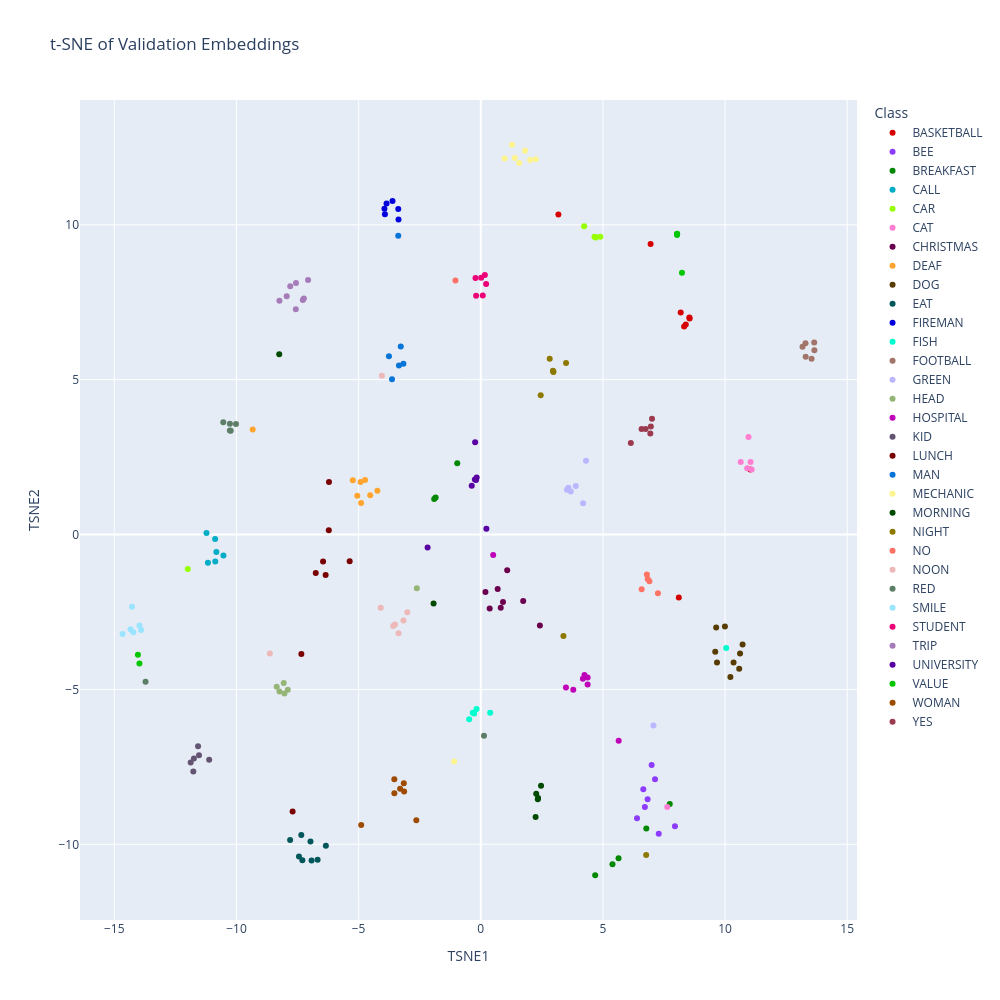

This figure's notebook cell:
### Code cell
embeddings = val["embeddings"]
labels = val["labels"]
id_to_label = val["id_to_label"]

class_names = [id_to_label[label] for label in labels]

tsne = TSNE(
    n_components=2,
    perplexity=30,
    learning_rate="auto",
    init="pca",
    random_state=42
)

embeddings_2d = tsne.fit_transform(embeddings)

df = pd.DataFrame({
    "TSNE1": embeddings_2d[:, 0],
    "TSNE2": embeddings_2d[:, 1],
    "Class": class_names
})

palette_32 = cc.glasbey[:32]

fig = px.scatter(
    df,
    x="TSNE1",
    y="TSNE2",
    color="Class",
    title="t-SNE of Validation Embeddings",
    width=1000,
    height=1000,
    color_discrete_sequence=palette_32
)

fig.show()

### Figure 1 — Plotly figure (JSON) as saved in the notebook; plotly's stock layout.template omitted (floating-point values rounded to 4 significant figures)
{"data": [{"hovertemplate": "Class=BASKETBALL<br>TSNE1=%{x}<br>TSNE2=%{y}<extra></extra>", "legendgroup": "BASKETBALL", "marker": {"color": "#d60000", "symbol": "circle"}, "mode": "markers", "name": "BASKETBALL", "orientation": "v", "showlegend": true, "type": "scatter", "x": [11.04, 3.178, 8.107, 8.539, 8.324, 8.392, 6.952, 8.549, 8.184], "xaxis": "x", "y": [2.097, 10.33, -2.036, 7.006, 6.714, 6.781, 9.38, 6.974, 7.17], "yaxis": "y"}, {"hovertemplate": "Class=BEE<br>TSNE1=%{x}<br>TSNE2=%{y}<extra></extra>", "legendgroup": "BEE", "marker": {"color": "#8c3bff", "symbol": "circle"}, "mode": "markers", "name": "BEE", "orientation": "v", "showlegend": true, "type": "scatter", "x": [7.948, 6.717, 6.395, 6.995, 6.829, 6.653, 7.284, 7.132], "xaxis": "x", "y": [-9.415, -8.796, -9.155, -7.436, -8.545, -8.222, -9.66, -7.901], "yaxis": "y"}, {"hovertemplate": "Class=BREAKFAST<br>TSNE1=%{x}<br>TSNE2=%{y}<extra></extra>", "legendgroup": "BREAKFAST", "marker": {"color": "#018700", "symbol": "circle"}, "mode": "markers", "name": "BREAKFAST", "orientation": "v", "showlegend": true, "type": "scatter", "x": [5.391, -1.906, 7.736, 6.776, 5.639, -0.962, -1.848, 4.684], "xaxis": "x", "y": [-10.64, 1.147, -8.699, -9.487, -10.45, 2.3, 1.192, -11.0], "yaxis": "y"}, {"hovertemplate": "Class=CALL<br>TSNE1=%{x}<br>TSNE2=%{y}<extra></extra>", "legendgroup": "CALL", "marker": {"color": "#00acc6", "symbol": "circle"}, "mode": "markers", "name": "CALL", "orientation": "v", "showlegend": true, "type": "scatter", "x": [-10.87, -10.87, -11.23, -10.82, -10.53, -11.17], "xaxis": "x", "y": [-0.8719, -0.141, 0.05221, -0.5649, -0.6732, -0.9065], "yaxis": "y"}, {"hovertemplate": "Class=CAR<br>TSNE1=%{x}<br>TSNE2=%{y}<extra></extra>", "legendgroup": "CAR", "marker": {"color": "#97ff00", "symbol": "circle"}, "mode": "markers", "name": "CAR", "orientation": "v", "showlegend": true, "type": "scatter", "x": [-11.99, 4.655, 4.231, 4.894, 4.694, 4.707], "xaxis": "x", "y": [-1.113, 9.614, 9.951, 9.614, 9.588, 9.595], "yaxis": "y"}, {"hovertemplate": "Class=CAT<br>TSNE1=%{x}<br>TSNE2=%{y}<extra></extra>", "legendgroup": "CAT", "marker": {"color": "#ff7ed1", "symbol": "circle"}, "mode": "markers", "name": "CAT", "orientation": "v", "showlegend": true, "type": "scatter", "x": [10.96, 7.635, 10.64, 10.91, 11.04, 11.09], "xaxis": "x", "y": [3.152, -8.796, 2.341, 2.143, 2.341, 2.103], "yaxis": "y"}, {"hovertemplate": "Class=CHRISTMAS<br>TSNE1=%{x}<br>TSNE2=%{y}<extra></extra>", "legendgroup": "CHRISTMAS", "marker": {"color": "#6b004f", "symbol": "circle"}, "mode": "markers", "name": "CHRISTMAS", "orientation": "v", "showlegend": true, "type": "scatter", "x": [0.8176, 0.1917, 1.082, 0.3657, 1.737, 0.6925, 2.419, 0.91], "xaxis": "x", "y": [-2.361, -1.859, -1.151, -2.386, -2.149, -1.759, -2.933, -2.174], "yaxis": "y"}, {"hovertemplate": "Class=DEAF<br>TSNE1=%{x}<br>TSNE2=%{y}<extra></extra>", "legendgroup": "DEAF", "marker": {"color": "#ffa52f", "symbol": "circle"}, "mode": "markers", "name": "DEAF", "orientation": "v", "showlegend": true, "type": "scatter", "x": [-4.231, -4.736, -5.237, -4.918, -4.897, -4.525, -9.335, -5.054], "xaxis": "x", "y": [1.412, 1.764, 1.752, 1.7, 1.016, 1.266, 3.388, 1.255], "yaxis": "y"}, {"hovertemplate": "Class=DOG<br>TSNE1=%{x}<br>TSNE2=%{y}<extra></extra>", "legendgroup": "DOG", "marker": {"color": "#573b00", "symbol": "circle"}, "mode": "markers", "name": "DOG", "orientation": "v", "showlegend": true, "type": "scatter", "x": [10.35, 9.994, 10.22, 9.67, 10.58, 10.61, 9.636, 9.598, 10.72], "xaxis": "x", "y": [-4.128, -2.967, -4.601, -4.128, -4.332, -3.837, -2.999, -3.782, -3.55], "yaxis": "y"}, {"hovertemplate": "Class=EAT<br>TSNE1=%{x}<br>TSNE2=%{y}<extra></extra>", "legendgroup": "EAT", "marker": {"color": "#005659", "symbol": "circle"}, "mode": "markers", "name": "EAT", "orientation": "v", "showlegend": true, "type": "scatter", "x": [-6.678, -7.803, -6.341, -6.97, -6.925, -7.441, -7.346, -7.302], "xaxis": "x", "y": [-10.5, -9.864, -10.05, -9.909, -10.52, -10.39, -9.701, -10.52], "yaxis": "y"}, {"hovertemplate": "Class=FIREMAN<br>TSNE1=%{x}<br>TSNE2=%{y}<extra></extra>", "legendgroup": "FIREMAN", "marker": {"color": "#0000dd", "symbol": "circle"}, "mode": "markers", "name": "FIREMAN", "orientation": "v", "showlegend": true, "type": "scatter", "x": [-3.367, -3.613, -3.377, -3.922, -3.856, -3.943], "xaxis": "x", "y": [10.17, 10.77, 10.51, 10.34, 10.68, 10.52], "yaxis": "y"}, {"hovertemplate": "Class=FISH<br>TSNE1=%{x}<br>TSNE2=%{y}<extra></extra>", "legendgroup": "FISH", "marker": {"color": "#00fdcf", "symbol": "circle"}, "mode": "markers", "name": "FISH", "orientation": "v", "showlegend": true, "type": "scatter", "x": [0.3867, 10.05, -0.2718, -0.1729, -0.3273, -0.475], "xaxis": "x", "y": [-5.749, -3.662, -5.779, -5.633, -5.756, -5.959], "yaxis": "y"}, {"hovertemplate": "Class=FOOTBALL<br>TSNE1=%{x}<br>TSNE2=%{y}<extra></extra>", "legendgroup": "FOOTBALL", "marker": {"color": "#a17569", "symbol": "circle"}, "mode": "markers", "name": "FOOTBALL", "orientation": "v", "showlegend": true, "type": "scatter", "x": [13.17, 13.54, 13.3, 13.66, 13.65, 13.29], "xaxis": "x", "y": [6.066, 5.671, 5.744, 5.947, 6.199, 6.172], "yaxis": "y"}, {"hovertemplate": "Class=GREEN<br>TSNE1=%{x}<br>TSNE2=%{y}<extra></extra>", "legendgroup": "GREEN", "marker": {"color": "#bcb6ff", "symbol": "circle"}, "mode": "markers", "name": "GREEN", "orientation": "v", "showlegend": true, "type": "scatter", "x": [3.588, 3.684, 7.068, 4.309, 3.891, 3.531, 4.187], "xaxis": "x", "y": [1.508, 1.386, -6.167, 2.386, 1.569, 1.444, 1.014], "yaxis": "y"}, {"hovertemplate": "Class=HEAD<br>TSNE1=%{x}<br>TSNE2=%{y}<extra></extra>", "legendgroup": "HEAD", "marker": {"color": "#95b577", "symbol": "circle"}, "mode": "markers", "name": "HEAD", "orientation": "v", "showlegend": true, "type": "scatter", "x": [-2.617, -8.353, -8.064, -8.239, -7.898, -8.036], "xaxis": "x", "y": [-1.73, -4.914, -4.793, -5.065, -5.007, -5.133], "yaxis": "y"}, {"hovertemplate": "Class=HOSPITAL<br>TSNE1=%{x}<br>TSNE2=%{y}<extra></extra>", "legendgroup": "HOSPITAL", "marker": {"color": "#bf03b8", "symbol": "circle"}, "mode": "markers", "name": "HOSPITAL", "orientation": "v", "showlegend": true, "type": "scatter", "x": [4.18, 3.787, 4.374, 3.487, 4.374, 0.5078, 4.246, 5.645], "xaxis": "x", "y": [-4.659, -5.011, -4.613, -4.938, -4.838, -0.6593, -4.532, -6.66], "yaxis": "y"}, {"hovertemplate": "Class=KID<br>TSNE1=%{x}<br>TSNE2=%{y}<extra></extra>", "legendgroup": "KID", "marker": {"color": "#645474", "symbol": "circle"}, "mode": "markers", "name": "KID", "orientation": "v", "showlegend": true, "type": "scatter", "x": [-11.57, -11.77, -11.74, -11.87, -11.53, -11.12], "xaxis": "x", "y": [-6.832, -7.653, -7.228, -7.357, -7.125, -7.273], "yaxis": "y"}, {"hovertemplate": "Class=LUNCH<br>TSNE1=%{x}<br>TSNE2=%{y}<extra></extra>", "legendgroup": "LUNCH", "marker": {"color": "#790000", "symbol": "circle"}, "mode": "markers", "name": "LUNCH", "orientation": "v", "showlegend": true, "type": "scatter", "x": [-6.35, -6.754, -5.366, -6.213, -7.343, -6.22, -6.455, -7.702], "xaxis": "x", "y": [-1.305, -1.245, -0.8622, 1.696, -3.853, 0.1408, -0.8668, -8.943], "yaxis": "y"}, {"hovertemplate": "Class=MAN<br>TSNE1=%{x}<br>TSNE2=%{y}<extra></extra>", "legendgroup": "MAN", "marker": {"color": "#0774d8", "symbol": "circle"}, "mode": "markers", "name": "MAN", "orientation": "v", "showlegend": true, "type": "scatter", "x": [-3.633, -3.377, -3.166, -3.348, -3.275, -3.757], "xaxis": "x", "y": [5.012, 9.644, 5.518, 5.455, 6.069, 5.754], "yaxis": "y"}, {"hovertemplate": "Class=MECHANIC<br>TSNE1=%{x}<br>TSNE2=%{y}<extra></extra>", "legendgroup": "MECHANIC", "marker": {"color": "#fdf490", "symbol": "circle"}, "mode": "markers", "name": "MECHANIC", "orientation": "v", "showlegend": true, "type": "scatter", "x": [1.391, 1.575, -1.091, 2.018, 2.247, 0.9764, 1.812, 1.28], "xaxis": "x", "y": [12.16, 12.0, -7.33, 12.09, 12.12, 12.14, 12.39, 12.58], "yaxis": "y"}, {"hovertemplate": "Class=MORNING<br>TSNE1=%{x}<br>TSNE2=%{y}<extra></extra>", "legendgroup": "MORNING", "marker": {"color": "#004b00", "symbol": "circle"}, "mode": "markers", "name": "MORNING", "orientation": "v", "showlegend": true, "type": "scatter", "x": [-8.25, 2.467, 2.335, 2.347, 2.246, -1.932, 2.27], "xaxis": "x", "y": [5.823, -8.107, -8.542, -8.508, -9.122, -2.23, -8.365], "yaxis": "y"}, {"hovertemplate": "Class=NIGHT<br>TSNE1=%{x}<br>TSNE2=%{y}<extra></extra>", "legendgroup": "NIGHT", "marker": {"color": "#8e7900", "symbol": "circle"}, "mode": "markers", "name": "NIGHT", "orientation": "v", "showlegend": true, "type": "scatter", "x": [2.954, 2.972, 2.454, 3.383, 2.969, 2.822, 6.77, 3.491], "xaxis": "x", "y": [5.284, 5.25, 4.496, -3.272, 5.264, 5.678, -10.35, 5.537], "yaxis": "y"}, {"hovertemplate": "Class=NO<br>TSNE1=%{x}<br>TSNE2=%{y}<extra></extra>", "legendgroup": "NO", "marker": {"color": "#ff7266", "symbol": "circle"}, "mode": "markers", "name": "NO", "orientation": "v", "showlegend": true, "type": "scatter", "x": [6.903, 6.585, -1.036, 7.253, 6.8, 6.834], "xaxis": "x", "y": [-1.507, -1.767, 8.2, -1.893, -1.286, -1.435], "yaxis": "y"}, {"hovertemplate": "Class=NOON<br>TSNE1=%{x}<br>TSNE2=%{y}<extra></extra>", "legendgroup": "NOON", "marker": {"color": "#edb8b8", "symbol": "circle"}, "mode": "markers", "name": "NOON", "orientation": "v", "showlegend": true, "type": "scatter", "x": [-3.007, -8.632, -3.163, -3.51, -4.095, -3.368, -4.046, -3.586], "xaxis": "x", "y": [-2.512, -3.841, -2.774, -2.902, -2.367, -3.185, 5.13, -2.955], "yaxis": "y"}, {"hovertemplate": "Class=RED<br>TSNE1=%{x}<br>TSNE2=%{y}<extra></extra>", "legendgroup": "RED", "marker": {"color": "#5d7e66", "symbol": "circle"}, "mode": "markers", "name": "RED", "orientation": "v", "showlegend": true, "type": "scatter", "x": [-10.27, -10.23, 0.1315, -13.72, -10.27, -10.02, -10.54], "xaxis": "x", "y": [3.361, 3.351, -6.493, -4.748, 3.58, 3.572, 3.626], "yaxis": "y"}, {"hovertemplate": "Class=SMILE<br>TSNE1=%{x}<br>TSNE2=%{y}<extra></extra>", "legendgroup": "SMILE", "marker": {"color": "#9ae4ff", "symbol": "circle"}, "mode": "markers", "name": "SMILE", "orientation": "v", "showlegend": true, "type": "scatter", "x": [-13.97, -14.22, -14.27, -14.66, -14.33, -13.91], "xaxis": "x", "y": [-2.94, -3.151, -2.328, -3.212, -3.06, -3.085], "yaxis": "y"}, {"hovertemplate": "Class=STUDENT<br>TSNE1=%{x}<br>TSNE2=%{y}<extra></extra>", "legendgroup": "STUDENT", "marker": {"color": "#eb0077", "symbol": "circle"}, "mode": "markers", "name": "STUDENT", "orientation": "v", "showlegend": true, "type": "scatter", "x": [-0.1888, 0.2198, -0.2155, 0.08253, 0.1678, 0.01711], "xaxis": "x", "y": [7.71, 8.085, 8.285, 7.717, 8.375, 8.292], "yaxis": "y"}, {"hovertemplate": "Class=TRIP<br>TSNE1=%{x}<br>TSNE2=%{y}<extra></extra>", "legendgroup": "TRIP", "marker": {"color": "#a57bb8", "symbol": "circle"}, "mode": "markers", "name": "TRIP", "orientation": "v", "showlegend": true, "type": "scatter", "x": [-7.283, -7.799, -7.564, -8.241, -7.943, -7.571, -7.068, -7.24], "xaxis": "x", "y": [7.572, 8.016, 8.119, 7.546, 7.694, 7.273, 8.221, 7.62], "yaxis": "y"}, {"hovertemplate": "Class=UNIVERSITY<br>TSNE1=%{x}<br>TSNE2=%{y}<extra></extra>", "legendgroup": "UNIVERSITY", "marker": {"color": "#5900a3", "symbol": "circle"}, "mode": "markers", "name": "UNIVERSITY", "orientation": "v", "showlegend": true, "type": "scatter", "x": [-0.37, 0.2307, -0.1919, -0.2412, -0.1676, -0.23, -2.176], "xaxis": "x", "y": [1.574, 0.184, 1.762, 1.777, 1.844, 2.979, -0.4221], "yaxis": "y"}, {"hovertemplate": "Class=VALUE<br>TSNE1=%{x}<br>TSNE2=%{y}<extra></extra>", "legendgroup": "VALUE", "marker": {"color": "#03c600", "symbol": "circle"}, "mode": "markers", "name": "VALUE", "orientation": "v", "showlegend": true, "type": "scatter", "x": [8.036, 8.035, 8.236, -14.03, 8.041, -13.97], "xaxis": "x", "y": [9.708, 9.666, 8.451, -3.885, 9.7, -4.167], "yaxis": "y"}, {"hovertemplate": "Class=WOMAN<br>TSNE1=%{x}<br>TSNE2=%{y}<extra></extra>", "legendgroup": "WOMAN", "marker": {"color": "#9e4b00", "symbol": "circle"}, "mode": "markers", "name": "WOMAN", "orientation": "v", "showlegend": true, "type": "scatter", "x": [-2.638, -3.151, -3.137, -3.302, -4.894, -3.537, -3.537], "xaxis": "x", "y": [-9.221, -8.026, -8.292, -8.209, -9.378, -7.899, -8.349], "yaxis": "y"}, {"hovertemplate": "Class=YES<br>TSNE1=%{x}<br>TSNE2=%{y}<extra></extra>", "legendgroup": "YES", "marker": {"color": "#9c3b4f", "symbol": "circle"}, "mode": "markers", "name": "YES", "orientation": "v", "showlegend": true, "type": "scatter", "x": [6.94, 6.583, 7.01, 6.143, 6.962, 6.749], "xaxis": "x", "y": [3.265, 3.408, 3.739, 2.955, 3.491, 3.406], "yaxis": "y"}], "layout": {"height": 1000, "legend": {"title": {"text": "Class"}, "tracegroupgap": 0}, "title": {"text": "t-SNE of Validation Embeddings"}, "width": 1000, "xaxis": {"anchor": "y", "domain": [0, 1], "title": {"text": "TSNE1"}}, "yaxis": {"anchor": "x", "domain": [0, 1], "title": {"text": "TSNE2"}}}}
